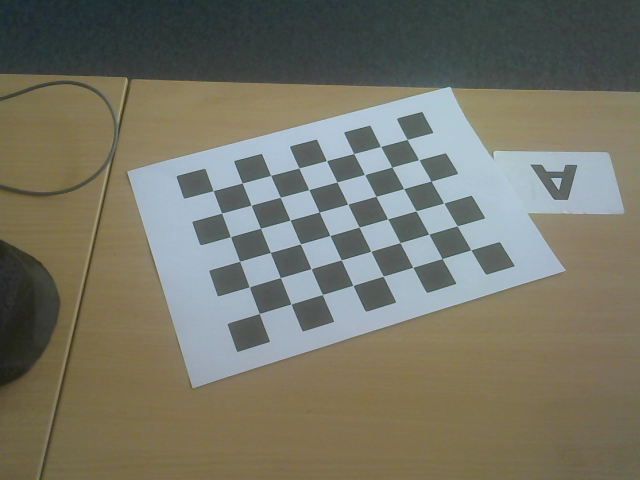
#> input picture Test/Calibration/Left/calibration_frame_00.png, 640 x 480 px; its folder holds 4 pictures in this run
$ jupyter execute --allow-errors testing.ipynb   (Python 2 division)
#> lines starting #> are read from the running program, lines starting #| are printed output that depends on the picture; after the words box and inside, x2 and y2 are one past the last pixel; in counts of white or black regions, pixels touching at a corner belong together
#> `img = cv2.imread(str(fname),0)`:
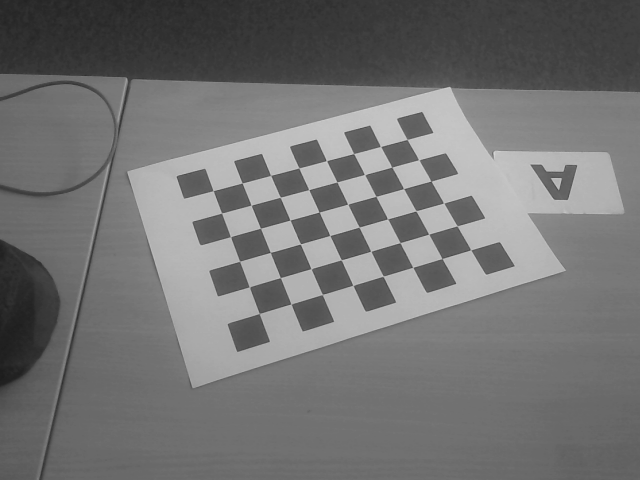
#> img: shape (480, 640); min 28, max 212, mean 115.2
#> `ret, corners = cv2.findChessboardCorners(img,checkerboard_size, flags=..`: ret = True; corners = 48 rows, first 8: [213, 190.6], [242.2, 182.9], [270.7, 175.4], [298.9, 167.9], [326.5, 160.6], [353.6, 153.5], [380.5, 146.5], [407.1, 139.4]
#> `corners2=cv2.cornerSubPix(img,corners, (11,11), (-1,-1), criteria)`: corners2 = 48 rows, first 8: [213.2, 190.7], [242.2, 182.9], [270.6, 175.4], [298.8, 167.9], [326.5, 160.6], [353.7, 153.5], [380.6, 146.4], [407, 139.5]
[cell 1]
import cv2   #include opencv library functions in python
import numpy as np
from pathlib import Path
from tqdm import tqdm

criteria = (cv2.TERM_CRITERIA_EPS + cv2.TERM_CRITERIA_MAX_ITER, 30, 0.001)
checkerboard_size=(8,6)
show_example=False


pathName = Path('D:\StereoCams\Test\Calibration\Left')
globbed = pathName.glob('*.png')
imageList = [x for x in globbed if x.is_file()]

coordinates = np.zeros((len(imageList),np.prod(checkerboard_size),1,2),dtype=np.float32)
# coordinates=[]
objpoints = np.zeros((len(imageList),np.prod(checkerboard_size),3),dtype=np.float32) # 3d point in real world space

pbar = tqdm(     (file for file in imageList)  ,total=len(imageList)   )
#> (the rest of this cell did not finish here and is left out)

[cell 2]
import numpy as np

# prepare object points, like (0,0,0), (1,0,0), (2,0,0) ....,(6,5,0)
objp = np.zeros((8*6,3), np.float32)
objp[:,:2] = np.mgrid[0:6,0:8].T.reshape(-1,2)

#> (a cell that did not finish here is left out)

[cell 4]
import numpy as np
import cv2
from pathlib import Path
# termination criteria
criteria = (cv2.TERM_CRITERIA_EPS + cv2.TERM_CRITERIA_MAX_ITER, 30, 0.001)
# prepare object points, like (0,0,0), (1,0,0), (2,0,0) ....,(6,5,0)
objp = np.zeros((6*8,3), np.float32)
objp[:,:2] = np.mgrid[0:8,0:6].T.reshape(-1,2)
# Arrays to store object points and image points from all the images.
objpoints = [] # 3d point in real world space
imgpoints = [] # 2d points in image plane.
pathName = Path('D:\StereoCams\Test\Calibration\Left')
globbed = pathName.glob('*.png')
for fname in globbed:
    img = cv2.imread(str(fname))
#> img is the input picture: shape (480, 640, 3); mean B, G, R 103.3, 117.1, 117.6
    gray = cv2.cvtColor(img, cv2.COLOR_BGR2GRAY)
    # Find the chess board corners
    ret, corners = cv2.findChessboardCorners(gray, (8,6), None)
#> corners = 48 rows, first 8: [213, 190.6], [242.1, 182.9], [270.7, 175.4], [298.9, 167.9], [326.5, 160.6], [353.6, 153.5], [380.5, 146.5], [407.1, 139.4]
    # If found, add object points, image points (after refining them)
    if ret == True:
        objpoints.append(objp)
        corners2=cv2.cornerSubPix(gray,corners, (11,11), (-1,-1), criteria)
#> corners2 = 48 rows, first 8: [213.2, 190.7], [242.2, 183], [270.6, 175.4], [298.8, 167.9], [326.5, 160.6], [353.6, 153.5], [380.6, 146.4], [407, 139.5]
        imgpoints.append(corners)
        # Draw and display the corners
        cv2.drawChessboardCorners(img, (7,6), corners2, ret)
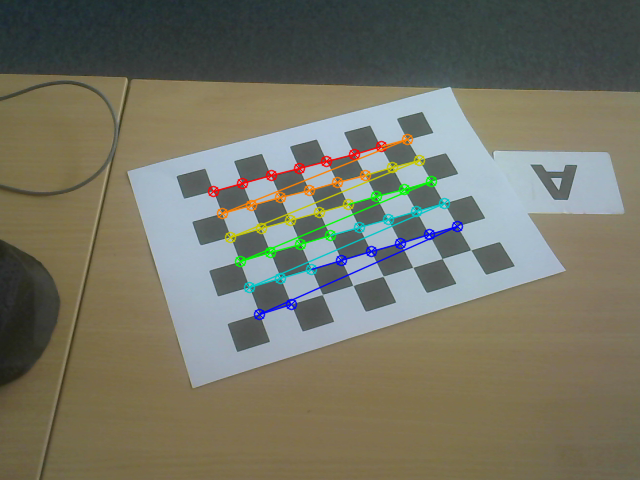
#> img: shape (480, 640, 3); 2.94% of pixels changed, all inside (x1, y1, x2, y2) = (207, 133, 464, 321)
        cv2.imshow('img', img)
        cv2.waitKey(500)
#> pass 2 of the loop `for fname in globbed:`:
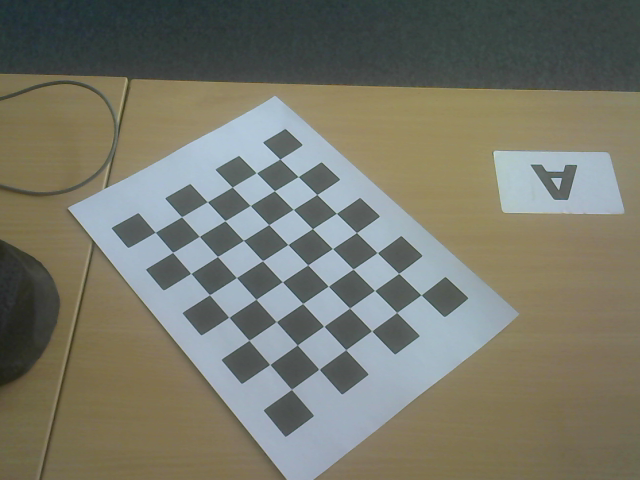
#> input picture Test/Calibration/Left/calibration_frame_01.png, 640 x 480 px
#> img is the input picture: shape (480, 640, 3); mean B, G, R 107.1, 119.8, 119.6
#> `gray = cv2.cvtColor(img, cv2.COLOR_BGR2GRAY)`:
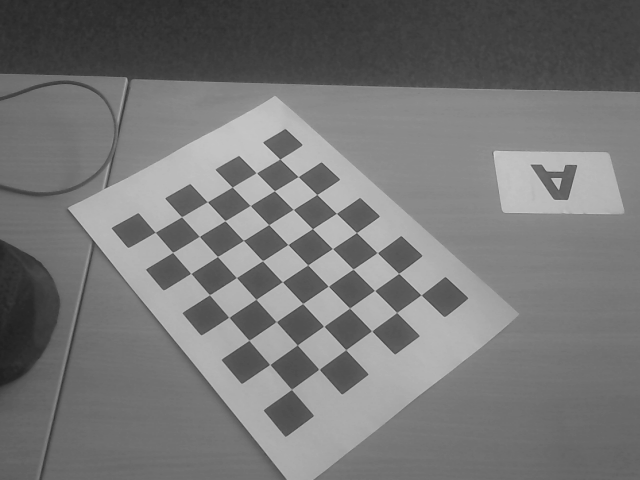
#> gray: shape (480, 640); min 32, max 211, mean 118.3
#> `ret, corners = cv2.findChessboardCorners(gray, (8,6), None)`: corners = 48 rows, first 8: [279.8, 159.1], [298.2, 176.6], [316.8, 194.5], [336.4, 213.4], [356.5, 232.5], [377.3, 252.6], [398.6, 273.4], [421, 294.9]
#> `corners2=cv2.cornerSubPix(gray,corners, (11,11), (-1,-1), criteria)`: corners2 = 48 rows, first 8: [279.8, 159.1], [298.1, 176.6], [316.9, 194.5], [336.4, 213.3], [356.4, 232.6], [377.2, 252.7], [398.7, 273.4], [421, 294.8]
#> `cv2.drawChessboardCorners(img, (7,6), corners2, ret)`:
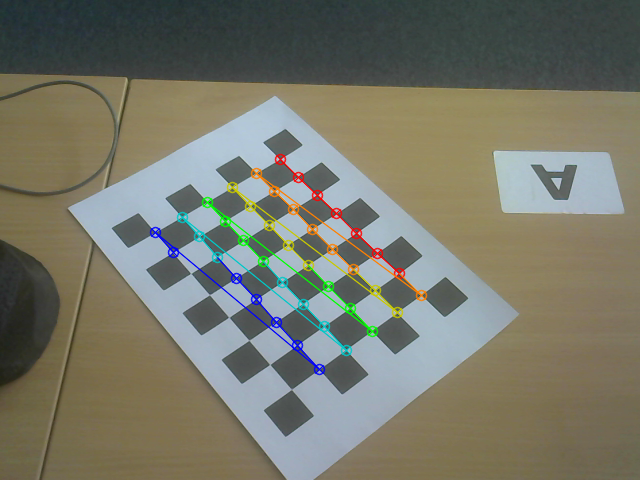
#> img: shape (480, 640, 3); 2.64% of pixels changed, all inside (x1, y1, x2, y2) = (149, 153, 428, 376)
#> pass 3 of the loop `for fname in globbed:`:
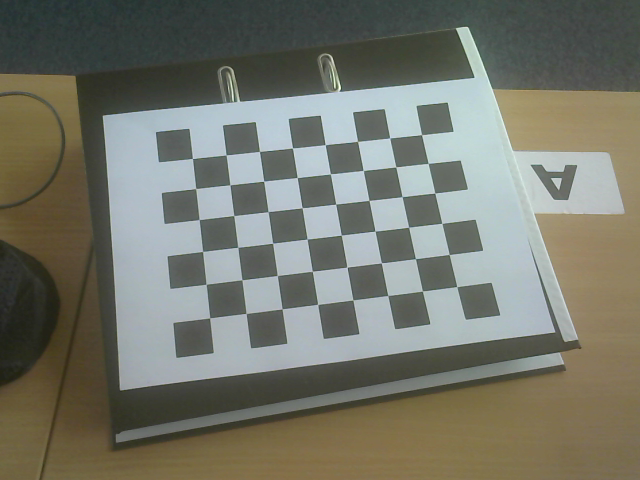
#> input picture Test/Calibration/Left/calibration_frame_02.png, 640 x 480 px
#> img is the input picture: shape (480, 640, 3); mean B, G, R 107.1, 118.5, 117.2
#> `gray = cv2.cvtColor(img, cv2.COLOR_BGR2GRAY)`:
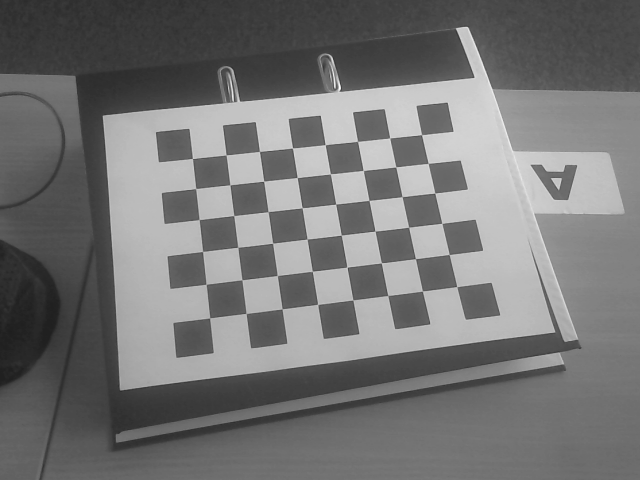
#> gray: shape (480, 640); min 30, max 254, mean 116.8
#> `ret, corners = cv2.findChessboardCorners(gray, (8,6), None)`: corners = 48 rows, first 8: [192.4, 158.5], [226.1, 154.9], [259.4, 151.4], [292.4, 147.9], [325.3, 144.7], [357.5, 141.3], [389.7, 137.8], [421.6, 134.6]
#> `corners2=cv2.cornerSubPix(gray,corners, (11,11), (-1,-1), criteria)`: corners2 = 48 rows, first 8: [192.5, 158.5], [226.2, 155], [259.5, 151.4], [292.5, 148], [325.2, 144.6], [357.6, 141.4], [389.7, 138], [421.6, 134.7]
#> `cv2.drawChessboardCorners(img, (7,6), corners2, ret)`:
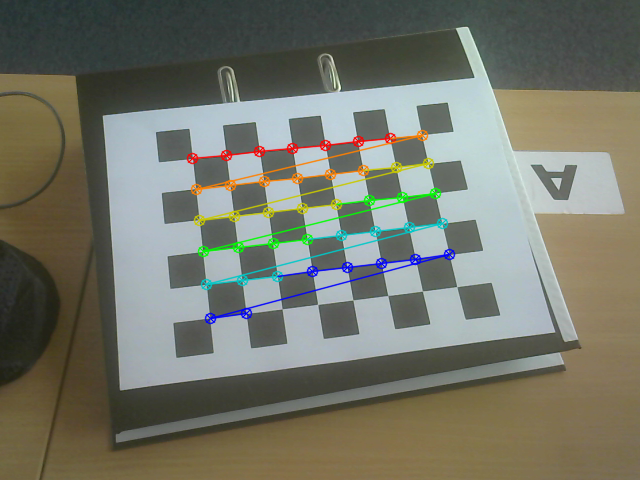
#> img: shape (480, 640, 3); 3.33% of pixels changed, all inside (x1, y1, x2, y2) = (186, 129, 456, 325)
#> the loop made 4 passes; the first 3 are shown
cv2.destroyAllWindows()
